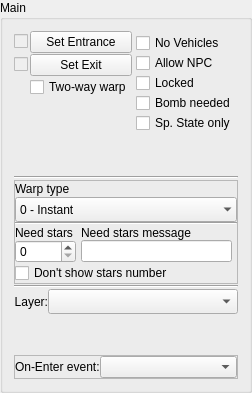
     <widget class="QGroupBox" name="warpBoxMain">
      <property name="title">
       <string>Main</string>
      </property>
      <layout class="QGridLayout" name="gridLayout_5" columnstretch="0,80,0">
       <property name="horizontalSpacing">
        <number>2</number>
       </property>
       <property name="verticalSpacing">
        <number>1</number>
       </property>
       <item row="3" column="0" rowspan="2" colspan="2">
        <spacer name="verticalSpacer_6">
         <property name="orientation">
          <enum>Qt::Vertical</enum>
         </property>
         <property name="sizeType">
          <enum>QSizePolicy::Ignored</enum>
         </property>
         <property name="sizeHint" stdset="0">
          <size>
           <width>115</width>
           <height>15</height>
          </size>
         </property>
        </spacer>
       </item>
       <item row="9" column="0" colspan="3">
        <spacer name="verticalSpacer_7">
         <property name="orientation">
          <enum>Qt::Vertical</enum>
         </property>
         <property name="sizeType">
          <enum>QSizePolicy::Ignored</enum>
         </property>
         <property name="sizeHint" stdset="0">
          <size>
           <width>20</width>
           <height>40</height>
          </size>
         </property>
        </spacer>
       </item>
       <item row="5" column="0" colspan="3">
        <widget class="Line" name="line">
         <property name="orientation">
          <enum>Qt::Horizontal</enum>
         </property>
        </widget>
       </item>
       <item row="1" column="1">
        <widget class="QPushButton" name="WarpSetExit">
         <property name="toolTip">
          <string>Place exit point or quickly jump to already placed</string>
         </property>
         <property name="text">
          <string>Set Exit</string>
         </property>
        </widget>
       </item>
       <item row="0" column="0">
        <widget class="QCheckBox" name="WarpEntrancePlaced">
         <property name="enabled">
          <bool>false</bool>
         </property>
         <property name="toolTip">
          <string>Point already placed</string>
         </property>
         <property name="text">
          <string notr="true"/>
         </property>
        </widget>
       </item>
       <item row="8" column="0" colspan="3">
        <widget class="QFrame" name="frame">
         <property name="frameShape">
          <enum>QFrame::NoFrame</enum>
         </property>
         <property name="frameShadow">
          <enum>QFrame::Plain</enum>
         </property>
         <property name="lineWidth">
          <number>0</number>
         </property>
         <layout class="QHBoxLayout" name="horizontalLayout_3" stretch="0,80">
          <property name="spacing">
           <number>0</number>
          </property>
          <property name="leftMargin">
           <number>0</number>
          </property>
          <property name="topMargin">
           <number>0</number>
          </property>
          <property name="rightMargin">
           <number>0</number>
          </property>
          <property name="bottomMargin">
           <number>0</number>
          </property>
          <item>
           <widget class="QLabel" name="label_90">
            <property name="text">
             <string>Layer:</string>
            </property>
            <property name="alignment">
             <set>Qt::AlignRight|Qt::AlignTrailing|Qt::AlignVCenter</set>
            </property>
           </widget>
          </item>
          <item>
           <widget class="QComboBox" name="WarpLayer">
            <property name="minimumSize">
             <size>
              <width>0</width>
              <height>25</height>
             </size>
            </property>
            <property name="maximumSize">
             <size>
              <width>16777215</width>
              <height>25</height>
             </size>
            </property>
            <property name="maxVisibleItems">
             <number>50</number>
            </property>
           </widget>
          </item>
         </layout>
        </widget>
       </item>
       <item row="6" column="0" colspan="3">
        <widget class="QFrame" name="frame_2">
         <property name="minimumSize">
          <size>
           <width>0</width>
           <height>104</height>
          </size>
         </property>
         <property name="frameShape">
          <enum>QFrame::StyledPanel</enum>
         </property>
         <property name="frameShadow">
          <enum>QFrame::Raised</enum>
         </property>
         <layout class="QGridLayout" name="gridLayout_4" columnstretch="0,60,0">
          <property name="leftMargin">
           <number>0</number>
          </property>
          <property name="topMargin">
           <number>0</number>
          </property>
          <property name="rightMargin">
           <number>0</number>
          </property>
          <property name="bottomMargin">
           <number>0</number>
          </property>
          <property name="horizontalSpacing">
           <number>5</number>
          </property>
          <property name="verticalSpacing">
           <number>0</number>
          </property>
          <item row="2" column="0" colspan="3">
           <widget class="QComboBox" name="WarpType">
            <property name="minimumSize">
             <size>
              <width>0</width>
              <height>25</height>
             </size>
            </property>
            <property name="maximumSize">
             <size>
              <width>16777215</width>
              <height>25</height>
             </size>
            </property>
            <property name="toolTip">
             <string>Defines a type of warp:
0 - Instant, player will be teleported with zero of movement speed.
1 - Pipe, directional warp entrance and exit.
2 - Door, player can enter with up key.
3 - Portal, player will be teleported with keeping movelent speed as-is.</string>
            </property>
            <property name="maxVisibleItems">
             <number>20</number>
            </property>
            <property name="sizeAdjustPolicy">
             <enum>QComboBox::AdjustToMinimumContentsLength</enum>
            </property>
            <property name="minimumContentsLength">
             <number>10</number>
            </property>
            <property name="frame">
             <bool>false</bool>
            </property>
            <item>
             <property name="text">
              <string>0 - Instant</string>
             </property>
            </item>
            <item>
             <property name="text">
              <string>1 - Pipe</string>
             </property>
            </item>
            <item>
             <property name="text">
              <string>2 - Door</string>
             </property>
            </item>
            <item>
             <property name="text">
              <string>3 - Portal</string>
             </property>
            </item>
           </widget>
          </item>
          <item row="5" column="1">
           <widget class="QLineEdit" name="WarpNeedAStarsMsg">
            <property name="toolTip">
             <string>Message which will be shown
if required number of stars is not collected</string>
            </property>
           </widget>
          </item>
          <item row="4" column="1">
           <widget class="QLabel" name="label">
            <property name="text">
             <string>Need stars message</string>
            </property>
           </widget>
          </item>
          <item row="4" column="0">
           <widget class="QLabel" name="label_4">
            <property name="text">
             <string>Need stars</string>
            </property>
           </widget>
          </item>
          <item row="5" column="0">
           <widget class="QSpinBox" name="WarpNeedAStars">
            <property name="maximumSize">
             <size>
              <width>16777215</width>
              <height>25</height>
             </size>
            </property>
            <property name="toolTip">
             <string>Required number of a stars
to enter this warp</string>
            </property>
            <property name="maximum">
             <number>10000</number>
            </property>
           </widget>
          </item>
          <item row="1" column="0" colspan="3">
           <widget class="QLabel" name="label_3">
            <property name="text">
             <string>Warp type</string>
            </property>
           </widget>
          </item>
          <item row="6" column="0" colspan="2">
           <widget class="QCheckBox" name="WarpHideStars">
            <property name="toolTip">
             <string>If this warp following to a level, number of existing
and collected stars will not be shown.</string>
            </property>
            <property name="text">
             <string>Don't show stars number</string>
            </property>
           </widget>
          </item>
          <item row="3" column="0" colspan="3">
           <widget class="Line" name="line_3">
            <property name="orientation">
             <enum>Qt::Horizontal</enum>
            </property>
           </widget>
          </item>
         </layout>
        </widget>
       </item>
       <item row="0" column="1">
        <widget class="QPushButton" name="WarpSetEntrance">
         <property name="toolTip">
          <string>Place entrance point or quickly jump to already placed</string>
         </property>
         <property name="text">
          <string>Set Entrance</string>
         </property>
        </widget>
       </item>
       <item row="7" column="0" colspan="3">
        <widget class="Line" name="line_2">
         <property name="orientation">
          <enum>Qt::Horizontal</enum>
         </property>
        </widget>
       </item>
       <item row="1" column="0">
        <widget class="QCheckBox" name="WarpExitPlaced">
         <property name="enabled">
          <bool>false</bool>
         </property>
         <property name="toolTip">
          <string>Point already placed</string>
         </property>
         <property name="text">
          <string notr="true"/>
         </property>
        </widget>
       </item>
       <item row="10" column="0" colspan="3">
        <widget class="QFrame" name="warpBoxEnterEvent">
         <property name="frameShape">
          <enum>QFrame::StyledPanel</enum>
         </property>
         <property name="frameShadow">
          <enum>QFrame::Plain</enum>
         </property>
         <layout class="QHBoxLayout" name="horizontalLayout_5" stretch="0,80">
          <property name="spacing">
           <number>0</number>
          </property>
          <property name="leftMargin">
           <number>0</number>
          </property>
          <property name="topMargin">
           <number>0</number>
          </property>
          <property name="rightMargin">
           <number>0</number>
          </property>
          <property name="bottomMargin">
           <number>0</number>
          </property>
          <item>
           <widget class="QLabel" name="label_9">
            <property name="text">
             <string>On-Enter event:</string>
            </property>
           </widget>
          </item>
          <item>
           <widget class="QComboBox" name="WarpEnterEvent">
            <property name="toolTip">
             <string>Trigger event when player will enter into this warp</string>
            </property>
           </widget>
          </item>
         </layout>
        </widget>
       </item>
       <item row="0" column="2" rowspan="5">
        <widget class="QFrame" name="frame_3">
         <property name="frameShape">
          <enum>QFrame::NoFrame</enum>
         </property>
         <property name="frameShadow">
          <enum>QFrame::Plain</enum>
         </property>
         <property name="lineWidth">
          <number>0</number>
         </property>
         <layout class="QVBoxLayout" name="verticalLayout_2">
          <property name="spacing">
           <number>0</number>
          </property>
          <property name="leftMargin">
           <number>2</number>
          </property>
          <property name="topMargin">
           <number>2</number>
          </property>
          <property name="rightMargin">
           <number>2</number>
          </property>
          <property name="bottomMargin">
           <number>2</number>
          </property>
          <item>
           <widget class="QCheckBox" name="WarpNoVehicles">
            <property name="toolTip">
             <string>Any mounted vehicles are will be removed
when player will pass this warp.
There are will be restored back when player
finish level or lose it.</string>
            </property>
            <property name="text">
             <string comment="In the SMBX - this option named as &quot;No Yoshi&quot;">No Vehicles</string>
            </property>
           </widget>
          </item>
          <item>
           <widget class="QCheckBox" name="WarpAllowNPC">
            <property name="toolTip">
             <string>Player can pass warp together with carried NPC.</string>
            </property>
            <property name="text">
             <string comment="Please, translate as &quot;Allow items&quot;">Allow NPC</string>
            </property>
           </widget>
          </item>
          <item>
           <widget class="QCheckBox" name="WarpLock">
            <property name="toolTip">
             <string>Entrance closed with a lock. Need a key to open it.</string>
            </property>
            <property name="text">
             <string>Locked</string>
            </property>
           </widget>
          </item>
          <item>
           <widget class="QCheckBox" name="WarpBombNeed">
            <property name="toolTip">
             <string>To be able enter into this warp, lock exlosion is needed.</string>
            </property>
            <property name="text">
             <string>Bomb needed</string>
            </property>
           </widget>
          </item>
          <item>
           <widget class="QCheckBox" name="WarpSpecialStateOnly">
            <property name="toolTip">
             <string>Player with special state only can enter into this warp.
Special state of playable character is defining by current configuration package settings.</string>
            </property>
            <property name="text">
             <string>Sp. State only</string>
            </property>
           </widget>
          </item>
          <item>
           <spacer name="verticalSpacer_8">
            <property name="orientation">
             <enum>Qt::Vertical</enum>
            </property>
            <property name="sizeType">
             <enum>QSizePolicy::Ignored</enum>
            </property>
            <property name="sizeHint" stdset="0">
             <size>
              <width>20</width>
              <height>40</height>
             </size>
            </property>
           </spacer>
          </item>
         </layout>
        </widget>
       </item>
       <item row="2" column="1">
        <widget class="QCheckBox" name="WarpTwoWay">
         <property name="toolTip">
          <string>Allow entering from both sides of this warp.</string>
         </property>
         <property name="text">
          <string>Two-way warp</string>
         </property>
        </widget>
       </item>
      </layout>
     </widget>
